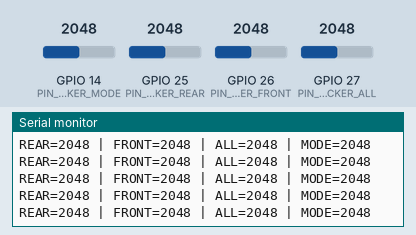
This sketch was run on a simulated ESP32. On the bench: the last lines printed to the serial monitor. The inputs (shaded band) are chosen by the test bench; at power-on: GPIO 14 (PIN_ROCKER_MODE) = 2048, GPIO 25 (PIN_ROCKER_REAR) = 2048, GPIO 26 (PIN_ROCKER_FRONT) = 2048, GPIO 27 (PIN_ROCKER_ALL) = 2048.

Above: at 2.2 s.
2.3 s: GPIO 14 (PIN_ROCKER_MODE) set to 2866
At 2.58 s:
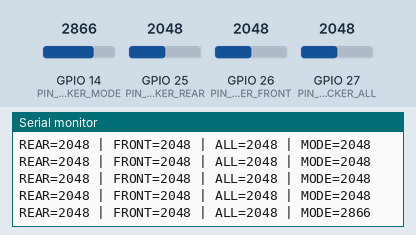
3.8 s: GPIO 25 (PIN_ROCKER_REAR) set to 2866
At 3.98 s:
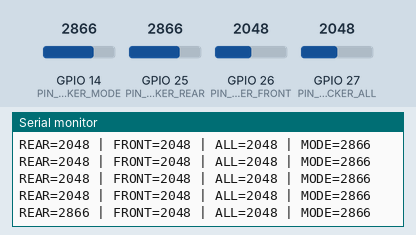
5.3 s: GPIO 26 (PIN_ROCKER_FRONT) set to 2866
At 5.39 s:
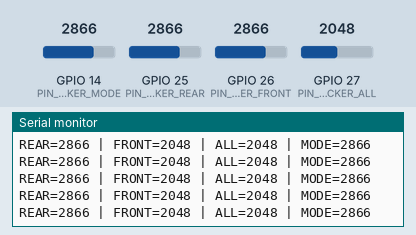
6.8 s: GPIO 27 (PIN_ROCKER_ALL) set to 2866
At 6.99 s:
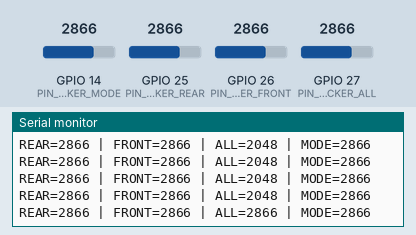
8.3 s: GPIO 14 (PIN_ROCKER_MODE) set to 3972
At 8.4 s:
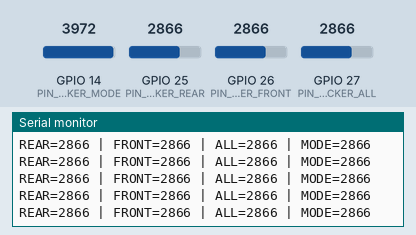
9.8 s: GPIO 25 (PIN_ROCKER_REAR) set to 3972
At 9.8 s:
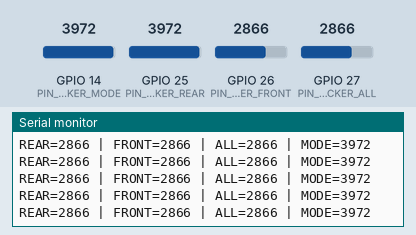
Timing chart, 0 to 12.3 s (numbered marks = the images above; inputs shaded):
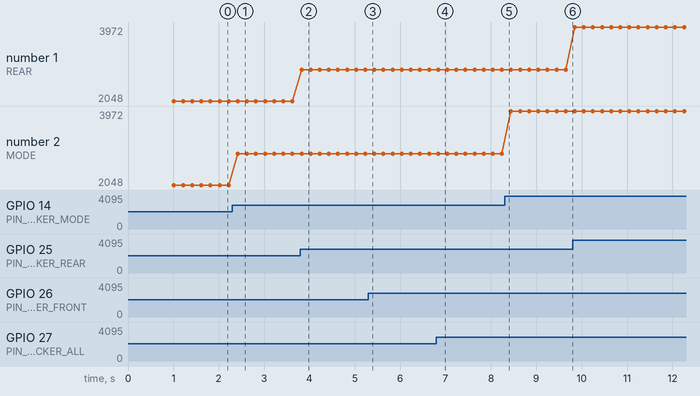

Measured:
- after the input at 2.3 s, the serial monitor: prints a new line after 0.12 s (image 1)
- after the input at 3.8 s, the serial monitor: prints a new line at once (image 2)
- after the input at 6.8 s, the serial monitor: prints a new line at once (image 4)
- plotted number 2: 2048 → 2866 after the input at 2.3 s, 2866 → 3972 after the input at 8.3 s

The sketch:

read_raw_adc_25262714.ino
```cpp
// ROCKER_ADC_DEBUG - ESP32-ACTUATOR
// ----------------------------------------------------
// Mục tiêu: đọc raw ADC của 4 rocker (REAR/FRONT/ALL/MODE)
// để xem mỗi vị trí UP / CENTER / DOWN cho ra giá trị bao nhiêu.
// KHÔNG điều khiển ULN, chỉ in ra Serial.
//
// Cách dùng:
// 1. Nạp code cho ESP-ACTUATOR.
// 2. Mở Serial Monitor 115200.
// 3. Lần lượt xoay từng rocker qua 3 nấc, mỗi nấc giữ 1–2 giây.
// 4. Ghi lại dãy số ADC tương ứng (khoảng giá trị) cho từng nấc.
//
// Sau khi có số thực tế, ta sẽ chỉnh lại ngưỡng trong Step 1B.

#include <Arduino.h>

const int PIN_ROCKER_REAR  = 25;
const int PIN_ROCKER_FRONT = 26;
const int PIN_ROCKER_ALL   = 27;
const int PIN_ROCKER_MODE  = 14;

void setup() {
  Serial.begin(115200);
  delay(1000);

  Serial.println(F("===== ROCKER ADC DEBUG (ESP32-ACTUATOR) ====="));
  Serial.println(F("Doc ADC 4 rocker: REAR(25), FRONT(26), ALL(27), MODE(14)."));
  Serial.println(F("Hay lan luot de moi rocker o cac vi tri DOWN / CENTER / UP va quan sat gia tri."));
  Serial.println();

  pinMode(PIN_ROCKER_REAR,  INPUT_PULLUP);
  pinMode(PIN_ROCKER_FRONT, INPUT_PULLUP);
  pinMode(PIN_ROCKER_ALL,   INPUT_PULLUP);
  pinMode(PIN_ROCKER_MODE,  INPUT_PULLUP);
}

void loop() {
  int rear  = analogRead(PIN_ROCKER_REAR);
  int front = analogRead(PIN_ROCKER_FRONT);
  int all   = analogRead(PIN_ROCKER_ALL);
  int mode  = analogRead(PIN_ROCKER_MODE);

  Serial.print(F("REAR="));
  Serial.print(rear);
  Serial.print(F(" | FRONT="));
  Serial.print(front);
  Serial.print(F(" | ALL="));
  Serial.print(all);
  Serial.print(F(" | MODE="));
  Serial.println(mode);

  delay(200);
}
```
